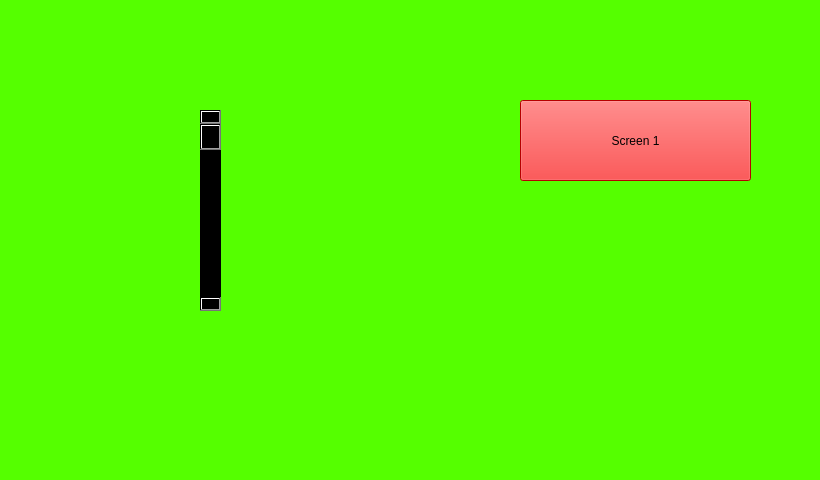
<?xml version="1.0" encoding="UTF-8"?>
<ui version="4.0">
 <class>MachineInfo</class>
 <widget class="QWidget" name="MachineInfo">
  <property name="geometry">
   <rect>
    <x>0</x>
    <y>0</y>
    <width>820</width>
    <height>480</height>
   </rect>
  </property>
  <property name="windowTitle">
   <string>Form</string>
  </property>
  <property name="styleSheet">
   <string notr="true">background-color: rgb(85, 255, 0);</string>
  </property>
  <widget class="QStackedWidget" name="stackedWidget">
   <property name="geometry">
    <rect>
     <x>0</x>
     <y>0</y>
     <width>801</width>
     <height>491</height>
    </rect>
   </property>
   <property name="currentIndex">
    <number>2</number>
   </property>
   <widget class="QWidget" name="page">
    <widget class="QLabel" name="label_RPG_Picture">
     <property name="geometry">
      <rect>
       <x>240</x>
       <y>250</y>
       <width>291</width>
       <height>181</height>
      </rect>
     </property>
     <property name="styleSheet">
      <string notr="true">color: rgb(255, 255, 255);</string>
     </property>
     <property name="text">
      <string>RPG Picture</string>
     </property>
     <property name="alignment">
      <set>Qt::AlignCenter</set>
     </property>
    </widget>
    <widget class="QPushButton" name="pushButton">
     <property name="geometry">
      <rect>
       <x>530</x>
       <y>130</y>
       <width>231</width>
       <height>81</height>
      </rect>
     </property>
     <property name="styleSheet">
      <string notr="true">color: rgb(0, 0, 0);
background-color: rgb(255, 0, 0);</string>
     </property>
     <property name="text">
      <string>Screen 2</string>
     </property>
    </widget>
    <widget class="QPushButton" name="pushButton_4">
     <property name="geometry">
      <rect>
       <x>50</x>
       <y>140</y>
       <width>231</width>
       <height>81</height>
      </rect>
     </property>
     <property name="styleSheet">
      <string notr="true">color: rgb(0, 0, 0);
background-color: rgb(255, 0, 0);</string>
     </property>
     <property name="text">
      <string>Home</string>
     </property>
    </widget>
    <widget class="QLabel" name="label">
     <property name="geometry">
      <rect>
       <x>240</x>
       <y>70</y>
       <width>291</width>
       <height>41</height>
      </rect>
     </property>
     <property name="styleSheet">
      <string notr="true">color: rgb(0, 0, 0);
font: 700 italic 22pt &quot;Segoe UI&quot;;</string>
     </property>
     <property name="text">
      <string>MachineInfo</string>
     </property>
     <property name="alignment">
      <set>Qt::AlignCenter</set>
     </property>
    </widget>
   </widget>
   <widget class="QWidget" name="page_2">
    <widget class="QWidget" name="verticalWidget" native="true">
     <property name="geometry">
      <rect>
       <x>90</x>
       <y>20</y>
       <width>291</width>
       <height>371</height>
      </rect>
     </property>
     <property name="styleSheet">
      <string notr="true">background-color: rgb(255, 255, 127);</string>
     </property>
     <layout class="QVBoxLayout" name="verticalLayout"/>
    </widget>
    <widget class="QPushButton" name="pushButton_2">
     <property name="geometry">
      <rect>
       <x>520</x>
       <y>100</y>
       <width>231</width>
       <height>81</height>
      </rect>
     </property>
     <property name="styleSheet">
      <string notr="true">color: rgb(0, 0, 0);
background-color: rgb(255, 0, 0);</string>
     </property>
     <property name="text">
      <string>Screen 3</string>
     </property>
    </widget>
   </widget>
   <widget class="QWidget" name="page_3">
    <widget class="QScrollBar" name="verticalScrollBar">
     <property name="geometry">
      <rect>
       <x>200</x>
       <y>110</y>
       <width>21</width>
       <height>201</height>
      </rect>
     </property>
     <property name="styleSheet">
      <string notr="true">background-color: rgb(0, 0, 0);</string>
     </property>
     <property name="orientation">
      <enum>Qt::Vertical</enum>
     </property>
    </widget>
    <widget class="QPushButton" name="pushButton_3">
     <property name="geometry">
      <rect>
       <x>520</x>
       <y>100</y>
       <width>231</width>
       <height>81</height>
      </rect>
     </property>
     <property name="styleSheet">
      <string notr="true">color: rgb(0, 0, 0);
background-color: rgb(255, 0, 0);</string>
     </property>
     <property name="text">
      <string>Screen 1</string>
     </property>
    </widget>
   </widget>
  </widget>
 </widget>
 <resources/>
 <connections/>
</ui>
